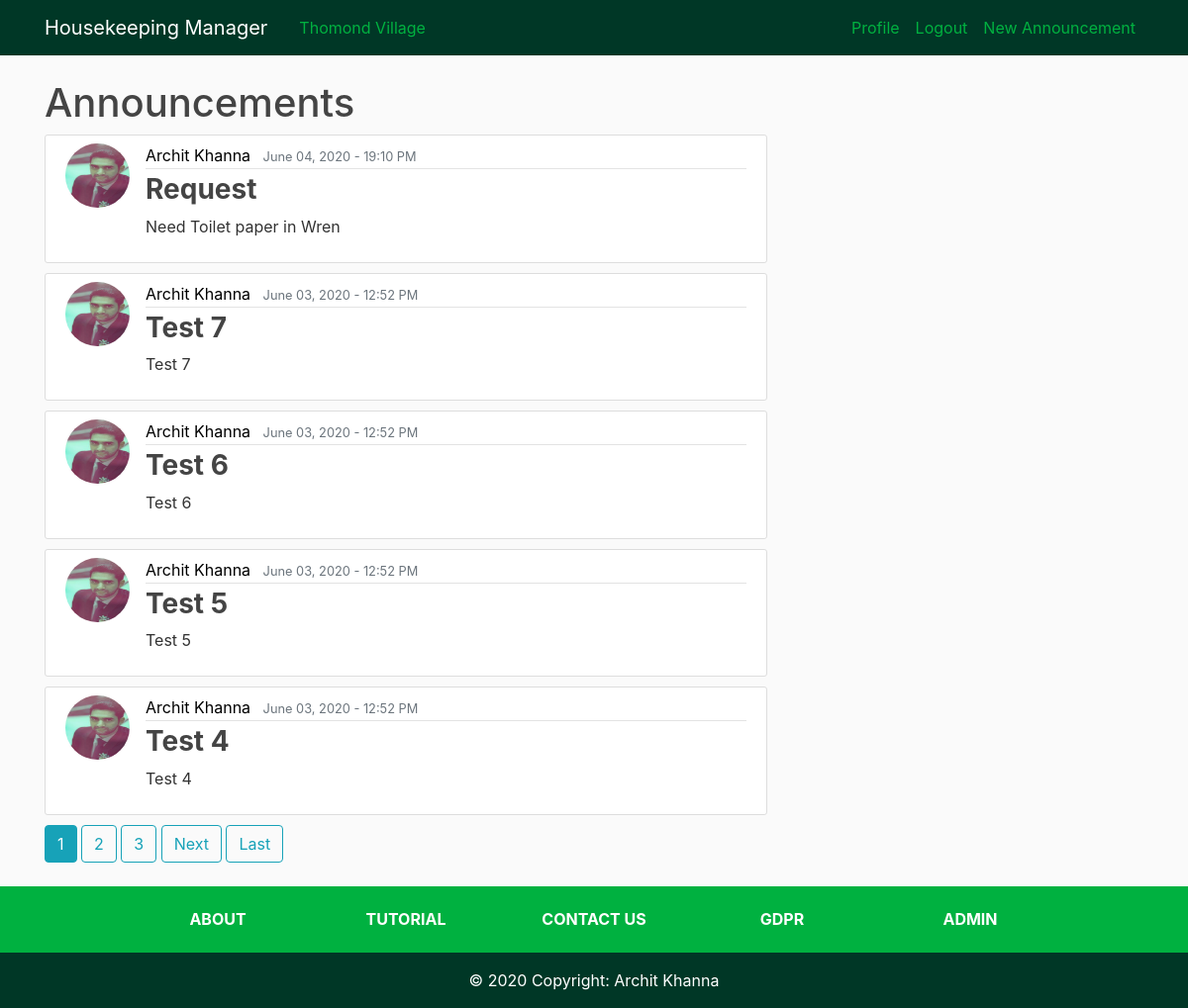
The app's page /home/ (signed in) with its own data.
### HKmanager/models.py (models this page shows, shortened)
class Announcement(models.Model):
    title = models.CharField(max_length=100)
    content = models.TextField()
    date_posted = models.DateTimeField(auto_now=True)
    author = models.ForeignKey(User, on_delete=models.DO_NOTHING)

### users/models.py (models this page shows, shortened)
class Profile(models.Model):
    user = models.OneToOneField(User, on_delete=models.CASCADE)
    mobile = PhoneNumberField(blank=False, null=False)
    image = models.ImageField(default='default.jpg', upload_to='profile_pics')
    def __str__(self):
        return f'{self.user.username} Profile'

### HKmanager/views.py (the view)
# urls.py: path('home/', AnnouncementListView.as_view(), name='hk-Home'),
class AnnouncementListView(LoginRequiredMixin, ListView):
    model = Announcement
    template_name = 'HKmanager/home.html'
    context_object_name = 'posts'
    ordering = ['-date_posted']
    paginate_by = 5

### HKmanager/templates/HKmanager/home.html (shortened to what this page needs)
{% extends "HKmanager/base.html" %}
{% block content %}
  <h1>Announcements</h1>
  {% for post in posts %}
  <article class="media content-section">
    <img class="rounded-circle article-img" src="{{ post.author.profile.image.url }}">
    <div class="media-body">
      <div class="article-metadata">
        <a class="mr-2" href="{{ post.author.profile }}">{{ post.author.first_name }} {{ post.author.last_name }}</a>
        <small class="text-muted">{{ post.date_posted|date:"F d, Y - G:i A" }}</small>
      </div>
      <h3><a class="article-title" href="{% url 'hk-announcement' post.id %}">{{ post.title }}</a></h3>
      <p class="article-content">{{ post.content }}</p>
    </div>
  </article>
  {% endfor %}
  {% if is_paginated %}
    {% for num in page_obj.paginator.page_range %}
      {% if page_obj.number == num %}
        <a class="btn btn-info mb-4" href="?page={{ num }}">{{ num }}</a>
      {% elif num > page_obj.number|add:'-3' and num < page_obj.number|add:'3' %}
        <a class="btn btn-outline-info mb-4" href="?page={{ num }}">{{ num }}</a>
      {% endif %}
    {% endfor %}
    {% if page_obj.has_next %}
      <a class="btn btn-outline-info mb-4" href="?page={{ page_obj.next_page_number }}">Next</a>
      <a class="btn btn-outline-info mb-4" href="?page={{ page_obj.pagnator.num_pages }}">Last</a>
    {% endif %}
  {% endif %}
{% endblock content %}

### HKmanager/static/HKmanager/main.css (style rules this page uses)
body { background: #fafafa; color: #333333; margin-top: 5rem; height: 100%; }
h1, h2, h3, h4, h5, h6 { color: #444444; }
a { color: black; }
div { vertical-align: middle; }
.content-section { background: #ffffff; padding: 8px 20px; vertical-align: middle; line-height: inherit; border: 1px solid #dddddd; border-radius: 3px; margin-bottom: 10px; }
.article-title { color: #444444; font-weight: bold; }
.article-content { white-space: pre-line; }
.article-img { height: 65px; width: 65px; margin-right: 16px; }
.article-metadata { padding-bottom: 1px; margin-bottom: 4px; border-bottom: 1px solid #e3e3e3 }

### records on screen
Announcement: author.profile.image (picture), author.first_name "Archit", author.last_name "Khanna", date_posted "June 04, 2020 - 19:10 PM", title "Request", content "Need Toilet paper in Wren"
Announcement: author.profile.image (picture), author.first_name "Archit", author.last_name "Khanna", date_posted "June 03, 2020 - 12:52 PM", title "Test 7", content "Test 7"
Announcement: author.profile.image (picture), author.first_name "Archit", author.last_name "Khanna", date_posted "June 03, 2020 - 12:52 PM", title "Test 6", content "Test 6"
Announcement: author.profile.image (picture), author.first_name "Archit", author.last_name "Khanna", date_posted "June 03, 2020 - 12:52 PM", title "Test 5", content "Test 5"
Announcement: author.profile.image (picture), author.first_name "Archit", author.last_name "Khanna", date_posted "June 03, 2020 - 12:52 PM", title "Test 4", content "Test 4"

### other values on screen
{{ num }} "1"
{{ num }} "2" "3"
